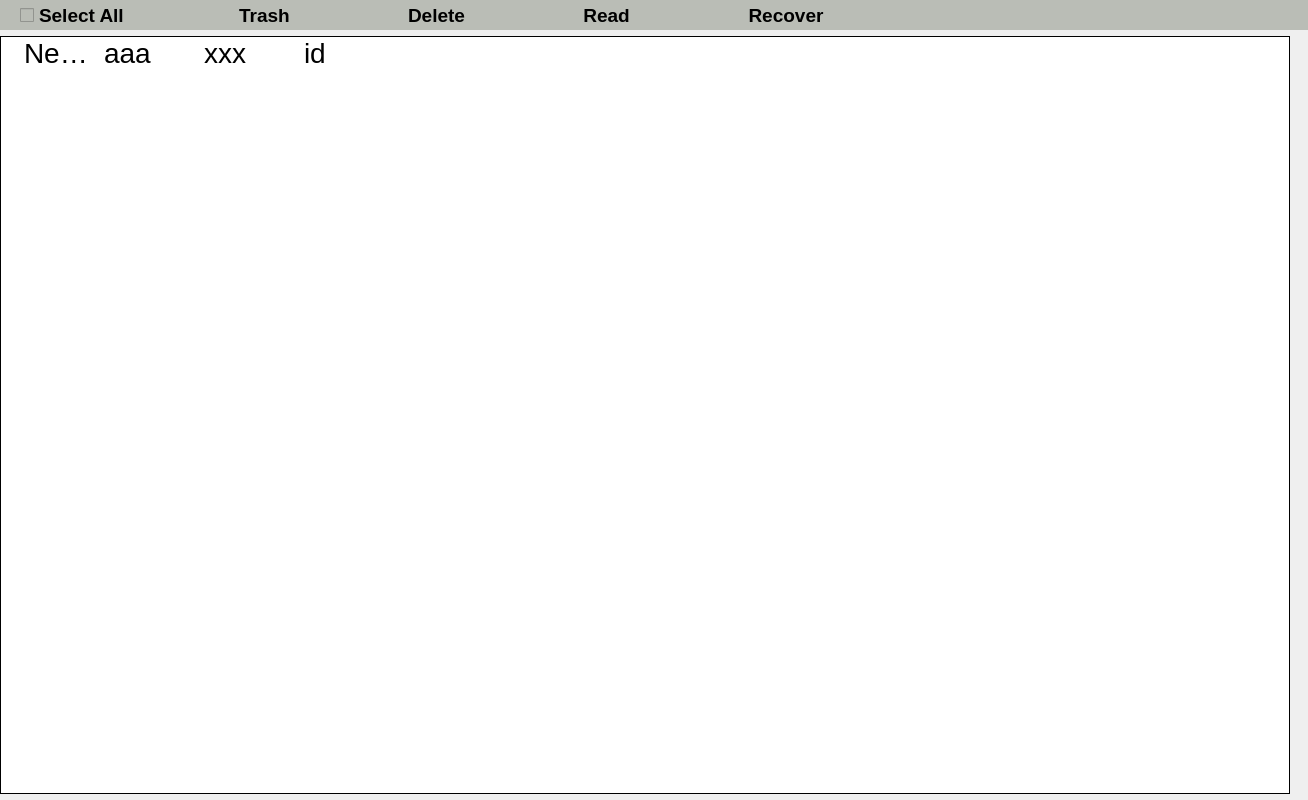
<?xml version="1.0" encoding="UTF-8"?>
<ui version="4.0">
 <class>ReceiveBox</class>
 <widget class="QWidget" name="ReceiveBox">
  <property name="geometry">
   <rect>
    <x>0</x>
    <y>0</y>
    <width>1308</width>
    <height>800</height>
   </rect>
  </property>
  <property name="windowTitle">
   <string>Form</string>
  </property>
  <layout class="QVBoxLayout" name="verticalLayout_2">
   <property name="leftMargin">
    <number>0</number>
   </property>
   <property name="topMargin">
    <number>0</number>
   </property>
   <property name="rightMargin">
    <number>0</number>
   </property>
   <property name="bottomMargin">
    <number>0</number>
   </property>
   <item>
    <widget class="QStackedWidget" name="stackedWidget">
     <widget class="QWidget" name="page">
      <layout class="QVBoxLayout" name="verticalLayout">
       <property name="leftMargin">
        <number>0</number>
       </property>
       <property name="topMargin">
        <number>0</number>
       </property>
       <property name="rightMargin">
        <number>0</number>
       </property>
       <property name="bottomMargin">
        <number>0</number>
       </property>
       <item>
        <widget class="QWidget" name="widget" native="true">
         <property name="styleSheet">
          <string notr="true">QWidget{
background: rgb(186, 189, 182)
}</string>
         </property>
         <layout class="QHBoxLayout" name="horizontalLayout">
          <property name="spacing">
           <number>100</number>
          </property>
          <property name="leftMargin">
           <number>20</number>
          </property>
          <property name="topMargin">
           <number>0</number>
          </property>
          <property name="rightMargin">
           <number>0</number>
          </property>
          <property name="bottomMargin">
           <number>0</number>
          </property>
          <item>
           <widget class="QCheckBox" name="checkBox">
            <property name="minimumSize">
             <size>
              <width>30</width>
              <height>30</height>
             </size>
            </property>
            <property name="maximumSize">
             <size>
              <width>150</width>
              <height>16777209</height>
             </size>
            </property>
            <property name="baseSize">
             <size>
              <width>0</width>
              <height>0</height>
             </size>
            </property>
            <property name="font">
             <font>
              <pointsize>14</pointsize>
              <weight>75</weight>
              <bold>true</bold>
             </font>
            </property>
            <property name="text">
             <string>Select All</string>
            </property>
           </widget>
          </item>
          <item>
           <widget class="QToolButton" name="tbtn_trash">
            <property name="font">
             <font>
              <pointsize>14</pointsize>
              <weight>75</weight>
              <bold>true</bold>
             </font>
            </property>
            <property name="autoFillBackground">
             <bool>false</bool>
            </property>
            <property name="text">
             <string>Trash</string>
            </property>
            <property name="icon">
             <iconset resource="res.qrc">
              <normaloff>:/new/prefix1/picres/trash_recyclebin_empty_closed.png</normaloff>:/new/prefix1/picres/trash_recyclebin_empty_closed.png</iconset>
            </property>
            <property name="iconSize">
             <size>
              <width>50</width>
              <height>50</height>
             </size>
            </property>
            <property name="toolButtonStyle">
             <enum>Qt::ToolButtonTextBesideIcon</enum>
            </property>
            <property name="autoRaise">
             <bool>true</bool>
            </property>
           </widget>
          </item>
          <item>
           <widget class="QToolButton" name="tbtn_delete">
            <property name="font">
             <font>
              <pointsize>14</pointsize>
              <weight>75</weight>
              <bold>true</bold>
             </font>
            </property>
            <property name="text">
             <string>Delete</string>
            </property>
            <property name="icon">
             <iconset resource="res.qrc">
              <normaloff>:/new/prefix1/picres/button_delete.png</normaloff>:/new/prefix1/picres/button_delete.png</iconset>
            </property>
            <property name="iconSize">
             <size>
              <width>50</width>
              <height>50</height>
             </size>
            </property>
            <property name="toolButtonStyle">
             <enum>Qt::ToolButtonTextBesideIcon</enum>
            </property>
            <property name="autoRaise">
             <bool>true</bool>
            </property>
           </widget>
          </item>
          <item>
           <widget class="QToolButton" name="tbtn_read">
            <property name="font">
             <font>
              <pointsize>14</pointsize>
              <weight>75</weight>
              <bold>true</bold>
             </font>
            </property>
            <property name="text">
             <string>Read</string>
            </property>
            <property name="icon">
             <iconset resource="res.qrc">
              <normaloff>:/new/prefix1/picres/message_open.png</normaloff>:/new/prefix1/picres/message_open.png</iconset>
            </property>
            <property name="iconSize">
             <size>
              <width>50</width>
              <height>50</height>
             </size>
            </property>
            <property name="toolButtonStyle">
             <enum>Qt::ToolButtonTextBesideIcon</enum>
            </property>
            <property name="autoRaise">
             <bool>true</bool>
            </property>
           </widget>
          </item>
          <item>
           <widget class="QToolButton" name="tbtn_recover">
            <property name="font">
             <font>
              <pointsize>14</pointsize>
              <weight>75</weight>
              <bold>true</bold>
             </font>
            </property>
            <property name="text">
             <string>Recover</string>
            </property>
            <property name="icon">
             <iconset resource="res.qrc">
              <normaloff>:/new/prefix1/picres/button_undo.png</normaloff>:/new/prefix1/picres/button_undo.png</iconset>
            </property>
            <property name="iconSize">
             <size>
              <width>50</width>
              <height>50</height>
             </size>
            </property>
            <property name="toolButtonStyle">
             <enum>Qt::ToolButtonTextBesideIcon</enum>
            </property>
            <property name="autoRaise">
             <bool>true</bool>
            </property>
           </widget>
          </item>
          <item>
           <spacer name="horizontalSpacer_2">
            <property name="orientation">
             <enum>Qt::Horizontal</enum>
            </property>
            <property name="sizeHint" stdset="0">
             <size>
              <width>40</width>
              <height>20</height>
             </size>
            </property>
           </spacer>
          </item>
         </layout>
        </widget>
       </item>
       <item>
        <widget class="QTreeWidget" name="treeWidget_receive">
         <property name="minimumSize">
          <size>
           <width>1290</width>
           <height>0</height>
          </size>
         </property>
         <property name="maximumSize">
          <size>
           <width>1000</width>
           <height>16777215</height>
          </size>
         </property>
         <property name="font">
          <font>
           <pointsize>21</pointsize>
          </font>
         </property>
         <property name="frameShape">
          <enum>QFrame::Box</enum>
         </property>
         <property name="frameShadow">
          <enum>QFrame::Plain</enum>
         </property>
         <property name="lineWidth">
          <number>1</number>
         </property>
         <property name="midLineWidth">
          <number>5</number>
         </property>
         <property name="autoScrollMargin">
          <number>16</number>
         </property>
         <attribute name="headerVisible">
          <bool>false</bool>
         </attribute>
         <attribute name="headerMinimumSectionSize">
          <number>88</number>
         </attribute>
         <attribute name="headerShowSortIndicator" stdset="0">
          <bool>true</bool>
         </attribute>
         <column>
          <property name="text">
           <string>From</string>
          </property>
         </column>
         <column>
          <property name="text">
           <string>Content</string>
          </property>
         </column>
         <column>
          <property name="text">
           <string>TIme</string>
          </property>
         </column>
         <column>
          <property name="text">
           <string>id</string>
          </property>
         </column>
         <item>
          <property name="text">
           <string>New Item</string>
          </property>
          <property name="icon">
           <iconset resource="res.qrc">
            <normaloff>:/new/prefix1/picres/message_open.png</normaloff>:/new/prefix1/picres/message_open.png</iconset>
          </property>
          <property name="text">
           <string>aaa</string>
          </property>
          <property name="text">
           <string>xxx</string>
          </property>
          <property name="text">
           <string>id</string>
          </property>
         </item>
        </widget>
       </item>
      </layout>
     </widget>
     <widget class="QWidget" name="page_2"/>
    </widget>
   </item>
   <item>
    <widget class="QWidget" name="widget_2" native="true"/>
   </item>
  </layout>
 </widget>
 <resources>
  <include location="res.qrc"/>
 </resources>
 <connections/>
</ui>
